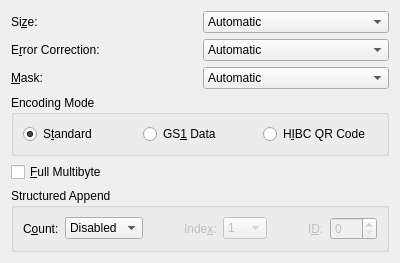
<?xml version="1.0" encoding="UTF-8"?>
<ui version="4.0">
 <class>grpQR</class>
 <widget class="QWidget" name="grpQR">
  <property name="geometry">
   <rect>
    <x>0</x>
    <y>0</y>
    <width>400</width>
    <height>227</height>
   </rect>
  </property>
  <property name="maximumSize">
   <size>
    <width>600</width>
    <height>16777215</height>
   </size>
  </property>
  <property name="windowTitle">
   <string>Form</string>
  </property>
  <layout class="QVBoxLayout" name="verticalLayout">
   <item>
    <layout class="QGridLayout" name="gridLayout">
     <item row="0" column="0">
      <widget class="QLabel" name="labelQRSize">
       <property name="text">
        <string>Si&amp;ze:</string>
       </property>
       <property name="toolTip">
        <string>Set size (version) of symbol</string>
       </property>
       <property name="buddy">
        <cstring>cmbQRSize</cstring>
       </property>
      </widget>
     </item>
     <item row="0" column="1">
      <widget class="QComboBox" name="cmbQRSize">
       <property name="maxVisibleItems">
        <number>21</number>
       </property>
       <property name="toolTip">
        <string>Set size (version) of symbol</string>
       </property>
       <item>
        <property name="text">
         <string>Automatic</string>
        </property>
       </item>
       <item>
        <property name="text">
         <string>21 x 21 (Version 1)</string>
        </property>
       </item>
       <item>
        <property name="text">
         <string>25 x 25 (Version 2)</string>
        </property>
       </item>
       <item>
        <property name="text">
         <string>29 x 29 (Version 3)</string>
        </property>
       </item>
       <item>
        <property name="text">
         <string>33 x 33 (Version 4)</string>
        </property>
       </item>
       <item>
        <property name="text">
         <string>37 x 37 (Version 5)</string>
        </property>
       </item>
       <item>
        <property name="text">
         <string>41 x 41 (Version 6)</string>
        </property>
       </item>
       <item>
        <property name="text">
         <string>45 x 45 (Version 7)</string>
        </property>
       </item>
       <item>
        <property name="text">
         <string>49 x 49 (Version 8)</string>
        </property>
       </item>
       <item>
        <property name="text">
         <string>53 x 53 (Version 9)</string>
        </property>
       </item>
       <item>
        <property name="text">
         <string>57 x 57 (Version 10)</string>
        </property>
       </item>
       <item>
        <property name="text">
         <string>61 x 61 (Version 11)</string>
        </property>
       </item>
       <item>
        <property name="text">
         <string>65 x 65 (Version 12)</string>
        </property>
       </item>
       <item>
        <property name="text">
         <string>69 x 69 (Version 13)</string>
        </property>
       </item>
       <item>
        <property name="text">
         <string>73 x 73 (Version 14)</string>
        </property>
       </item>
       <item>
        <property name="text">
         <string>77 x 77 (Version 15)</string>
        </property>
       </item>
       <item>
        <property name="text">
         <string>81 x 81 (Version 16)</string>
        </property>
       </item>
       <item>
        <property name="text">
         <string>85 x 85 (Version 17)</string>
        </property>
       </item>
       <item>
        <property name="text">
         <string>89 x 89 (Version 18)</string>
        </property>
       </item>
       <item>
        <property name="text">
         <string>93 x 93 (Version 19)</string>
        </property>
       </item>
       <item>
        <property name="text">
         <string>97 x 97 (Version 20)</string>
        </property>
       </item>
       <item>
        <property name="text">
         <string>101 x 101 (Version 21)</string>
        </property>
       </item>
       <item>
        <property name="text">
         <string>105 x 105 (Version 22)</string>
        </property>
       </item>
       <item>
        <property name="text">
         <string>109 x 109 (Version 23)</string>
        </property>
       </item>
       <item>
        <property name="text">
         <string>113 x 113 (Version 24)</string>
        </property>
       </item>
       <item>
        <property name="text">
         <string>117 x 117 (Version 25)</string>
        </property>
       </item>
       <item>
        <property name="text">
         <string>121 x 121 (Version 26)</string>
        </property>
       </item>
       <item>
        <property name="text">
         <string>125 x 125 (Version 27)</string>
        </property>
       </item>
       <item>
        <property name="text">
         <string>129 x 129 (Version 28)</string>
        </property>
       </item>
       <item>
        <property name="text">
         <string>133 x 133 (Version 29)</string>
        </property>
       </item>
       <item>
        <property name="text">
         <string>137 x 137 (Version 30)</string>
        </property>
       </item>
       <item>
        <property name="text">
         <string>141 x 141 (Version 31)</string>
        </property>
       </item>
       <item>
        <property name="text">
         <string>145 x 145 (Version 32)</string>
        </property>
       </item>
       <item>
        <property name="text">
         <string>149 x 149 (Version 33)</string>
        </property>
       </item>
       <item>
        <property name="text">
         <string>153 x 153 (Version 34)</string>
        </property>
       </item>
       <item>
        <property name="text">
         <string>157 x 157 (Version 35)</string>
        </property>
       </item>
       <item>
        <property name="text">
         <string>161 x 161 (Version 36)</string>
        </property>
       </item>
       <item>
        <property name="text">
         <string>165 x 165 (Version 37)</string>
        </property>
       </item>
       <item>
        <property name="text">
         <string>169 x 169 (Version 38)</string>
        </property>
       </item>
       <item>
        <property name="text">
         <string>173 x 173 (Version 39)</string>
        </property>
       </item>
       <item>
        <property name="text">
         <string>177 x 177 (Version 40)</string>
        </property>
       </item>
      </widget>
     </item>
     <item row="1" column="0">
      <widget class="QLabel" name="labelQRECC">
       <property name="text">
        <string>E&amp;rror Correction:</string>
       </property>
       <property name="toolTip">
        <string>Set percentage of capacity to use for
error correction codewords</string>
       </property>
       <property name="buddy">
        <cstring>cmbQRECC</cstring>
       </property>
      </widget>
     </item>
     <item row="1" column="1">
      <widget class="QComboBox" name="cmbQRECC">
       <property name="toolTip">
        <string>Set percentage of capacity to use for
error correction codewords</string>
       </property>
       <item>
        <property name="text">
         <string>Automatic</string>
        </property>
       </item>
       <item>
        <property name="text">
         <string>~20% (Level L)</string>
        </property>
       </item>
       <item>
        <property name="text">
         <string>~37% (Level M)</string>
        </property>
       </item>
       <item>
        <property name="text">
         <string>~55% (Level Q)</string>
        </property>
       </item>
       <item>
        <property name="text">
         <string>~65% (Level H)</string>
        </property>
       </item>
      </widget>
     </item>
     <item row="2" column="0">
      <widget class="QLabel" name="labelQRMask">
       <property name="text">
        <string>&amp;Mask:</string>
       </property>
       <property name="toolTip">
        <string>Manually specify which mask to use</string>
       </property>
       <property name="buddy">
        <cstring>cmbQRMask</cstring>
       </property>
      </widget>
     </item>
     <item row="2" column="1">
      <widget class="QComboBox" name="cmbQRMask">
       <property name="maxVisibleItems">
        <number>8</number>
       </property>
       <property name="toolTip">
        <string>Manually specify which mask to use</string>
       </property>
       <item>
        <property name="text">
         <string>Automatic</string>
        </property>
       </item>
       <item>
        <property name="text">
         <string>0</string>
        </property>
       </item>
       <item>
        <property name="text">
         <string>1</string>
        </property>
       </item>
       <item>
        <property name="text">
         <string>2</string>
        </property>
       </item>
       <item>
        <property name="text">
         <string>3</string>
        </property>
       </item>
       <item>
        <property name="text">
         <string>4</string>
        </property>
       </item>
       <item>
        <property name="text">
         <string>5</string>
        </property>
       </item>
       <item>
        <property name="text">
         <string>6</string>
        </property>
       </item>
       <item>
        <property name="text">
         <string>7</string>
        </property>
       </item>
      </widget>
     </item>
    </layout>
   </item>
   <item>
    <widget class="QGroupBox" name="groupBoxQREncodingMode">
     <property name="title">
      <string>Encoding Mode</string>
     </property>
     <property name="toolTip">
      <string>How to process data</string>
     </property>
     <layout class="QGridLayout" name="gridLayoutQREncodingMode">
      <property name="sizeConstraint">
       <enum>QLayout::SetMinimumSize</enum>
      </property>
      <item row="0" column="0">
       <widget class="QRadioButton" name="radQRStand">
        <property name="text">
         <string>S&amp;tandard</string>
        </property>
        <property name="toolTip">
         <string>Process data as normal</string>
        </property>
        <property name="checked">
         <bool>true</bool>
        </property>
       </widget>
      </item>
      <item row="0" column="1">
       <widget class="QRadioButton" name="radQRGS1">
        <property name="text">
         <string>GS&amp;1 Data</string>
        </property>
        <property name="toolTip">
         <string>Process data as GS1 General Specifications data,
formatted with Application Identifiers (AIs)</string>
        </property>
       </widget>
      </item>
      <item row="0" column="2">
       <widget class="QRadioButton" name="radQRHIBC">
        <property name="text">
         <string>H&amp;IBC QR Code</string>
        </property>
        <property name="toolTip">
         <string>Process data as a Health Industry Barcode (HIBC)
Labeler Identification Code (LIC)
For Provider Applications Standard (PAS), preface
the data with a slash &quot;/&quot;</string>
        </property>
       </widget>
      </item>
     </layout>
    </widget>
   </item>
   <item>
    <widget class="QCheckBox" name="chkQRFullMultibyte">
     <property name="text">
      <string>&amp;Full Multibyte</string>
     </property>
     <property name="checked">
      <bool>false</bool>
     </property>
     <property name="toolTip">
      <string>Use Kanji multibyte encoding for binary and Latin data</string>
     </property>
    </widget>
   </item>
   <item>
    <widget class="QGroupBox" name="groupBoxQRStructApp">
     <property name="title">
      <string>Structured Append</string>
     </property>
     <property name="toolTip">
      <string>QR Code supports Structured Append of up to
16 symbols</string>
     </property>
     <layout class="QGridLayout" name="gridLayoutQRStructApp">
      <item row="0" column="0">
       <widget class="QLabel" name="lblQRStructAppCount">
        <property name="text">
         <string>C&amp;ount:</string>
        </property>
        <property name="alignment">
         <set>Qt::AlignLeft|Qt::AlignLeading|Qt::AlignVCenter</set>
        </property>
        <property name="buddy">
         <cstring>cmbQRStructAppCount</cstring>
        </property>
        <property name="toolTip">
         <string>Mark symbol as part of a Structured Append sequence
containing a total of this number of symbols
Value ranges from 2 to 16</string>
        </property>
       </widget>
      </item>
      <item row="0" column="1">
       <widget class="QComboBox" name="cmbQRStructAppCount">
        <property name="sizePolicy">
         <sizepolicy hsizetype="Preferred" vsizetype="Fixed">
          <horstretch>0</horstretch>
          <verstretch>0</verstretch>
         </sizepolicy>
        </property>
        <property name="toolTip">
         <string>Mark symbol as part of a Structured Append sequence
containing a total of this number of symbols
Value ranges from 2 to 16</string>
        </property>
        <item>
         <property name="text">
          <string>Disabled</string>
         </property>
        </item>
        <item>
         <property name="text">
          <string>2</string>
         </property>
        </item>
        <item>
         <property name="text">
          <string>3</string>
         </property>
        </item>
        <item>
         <property name="text">
          <string>4</string>
         </property>
        </item>
        <item>
         <property name="text">
          <string>5</string>
         </property>
        </item>
        <item>
         <property name="text">
          <string>6</string>
         </property>
        </item>
        <item>
         <property name="text">
          <string>7</string>
         </property>
        </item>
        <item>
         <property name="text">
          <string>8</string>
         </property>
        </item>
        <item>
         <property name="text">
          <string>9</string>
         </property>
        </item>
        <item>
         <property name="text">
          <string>10</string>
         </property>
        </item>
        <item>
         <property name="text">
          <string>11</string>
         </property>
        </item>
        <item>
         <property name="text">
          <string>12</string>
         </property>
        </item>
        <item>
         <property name="text">
          <string>13</string>
         </property>
        </item>
        <item>
         <property name="text">
          <string>14</string>
         </property>
        </item>
        <item>
         <property name="text">
          <string>15</string>
         </property>
        </item>
        <item>
         <property name="text">
          <string>16</string>
         </property>
        </item>
       </widget>
      </item>
      <item row="0" column="2">
       <spacer name="spacerQRStructApp2">
        <property name="orientation">
         <enum>Qt::Horizontal</enum>
        </property>
        <property name="sizeHint">
         <size>
          <width>10</width>
          <height>20</height>
         </size>
        </property>
       </spacer>
	  </item>
      <item row="0" column="3">
       <widget class="QLabel" name="lblQRStructAppIndex">
        <property name="enabled">
         <bool>false</bool>
        </property>
        <property name="text">
         <string>Inde&amp;x:</string>
        </property>
        <property name="alignment">
         <set>Qt::AlignLeft|Qt::AlignLeading|Qt::AlignVCenter</set>
        </property>
        <property name="buddy">
         <cstring>cmbQRStructAppIndex</cstring>
        </property>
        <property name="toolTip">
         <string>Position of symbol in Structured Append sequence
Value ranges from 1 to count
(ignored if disabled)</string>
        </property>
       </widget>
      </item>
      <item row="0" column="4">
       <widget class="QComboBox" name="cmbQRStructAppIndex">
        <property name="enabled">
         <bool>false</bool>
        </property>
        <property name="sizePolicy">
         <sizepolicy hsizetype="Preferred" vsizetype="Fixed">
          <horstretch>0</horstretch>
          <verstretch>0</verstretch>
         </sizepolicy>
        </property>
        <property name="toolTip">
         <string>Position of symbol in Structured Append sequence
Value ranges from 1 to count
(ignored if disabled)</string>
        </property>
        <item>
         <property name="text">
          <string>1</string>
         </property>
        </item>
        <item>
         <property name="text">
          <string>2</string>
         </property>
        </item>
        <item>
         <property name="text">
          <string>3</string>
         </property>
        </item>
        <item>
         <property name="text">
          <string>4</string>
         </property>
        </item>
        <item>
         <property name="text">
          <string>5</string>
         </property>
        </item>
        <item>
         <property name="text">
          <string>6</string>
         </property>
        </item>
        <item>
         <property name="text">
          <string>7</string>
         </property>
        </item>
        <item>
         <property name="text">
          <string>8</string>
         </property>
        </item>
        <item>
         <property name="text">
          <string>9</string>
         </property>
        </item>
        <item>
         <property name="text">
          <string>10</string>
         </property>
        </item>
        <item>
         <property name="text">
          <string>11</string>
         </property>
        </item>
        <item>
         <property name="text">
          <string>12</string>
         </property>
        </item>
        <item>
         <property name="text">
          <string>13</string>
         </property>
        </item>
        <item>
         <property name="text">
          <string>14</string>
         </property>
        </item>
        <item>
         <property name="text">
          <string>15</string>
         </property>
        </item>
        <item>
         <property name="text">
          <string>16</string>
         </property>
        </item>
       </widget>
      </item>
      <item row="0" column="5">
       <spacer name="spacerQRStructApp5">
        <property name="orientation">
         <enum>Qt::Horizontal</enum>
        </property>
        <property name="sizeHint">
         <size>
          <width>10</width>
          <height>20</height>
         </size>
        </property>
       </spacer>
	  </item>
      <item row="0" column="6">
       <widget class="QLabel" name="lblQRStructAppID">
        <property name="enabled">
         <bool>false</bool>
        </property>
        <property name="toolTip">
         <string>ID (parity) to indicate that symbols belong
to the same Structured Append sequence
Value ranges from 0 to 255
(ignored if disabled)</string>
        </property>
        <property name="text">
         <string>I&amp;D:</string>
        </property>
        <property name="alignment">
         <set>Qt::AlignLeft|Qt::AlignLeading|Qt::AlignVCenter</set>
        </property>
        <property name="buddy">
         <cstring>spnQRStructAppID</cstring>
        </property>
       </widget>
      </item>
      <item row="0" column="7">
       <widget class="QSpinBox" name="spnQRStructAppID">
        <property name="enabled">
         <bool>false</bool>
        </property>
        <property name="toolTip">
         <string>ID (parity) to indicate that symbols belong
to the same Structured Append sequence
Value ranges from 0 to 255
(ignored if disabled)</string>
        </property>
        <property name="minimum">
         <number>0</number>
        </property>
        <property name="maximum">
         <number>255</number>
        </property>
        <property name="value">
         <number>0</number>
        </property>
       </widget>
      </item>
     </layout>
    </widget>
   </item>
   <item>
    <spacer name="verticalSpacer">
     <property name="orientation">
      <enum>Qt::Vertical</enum>
     </property>
     <property name="sizeType">
      <enum>QSizePolicy::MinimumExpanding</enum>
     </property>
     <property name="sizeHint" stdset="0">
      <size>
       <width>20</width>
       <height>0</height>
      </size>
     </property>
    </spacer>
   </item>
  </layout>
 </widget>
 <resources/>
 <connections/>
</ui>
